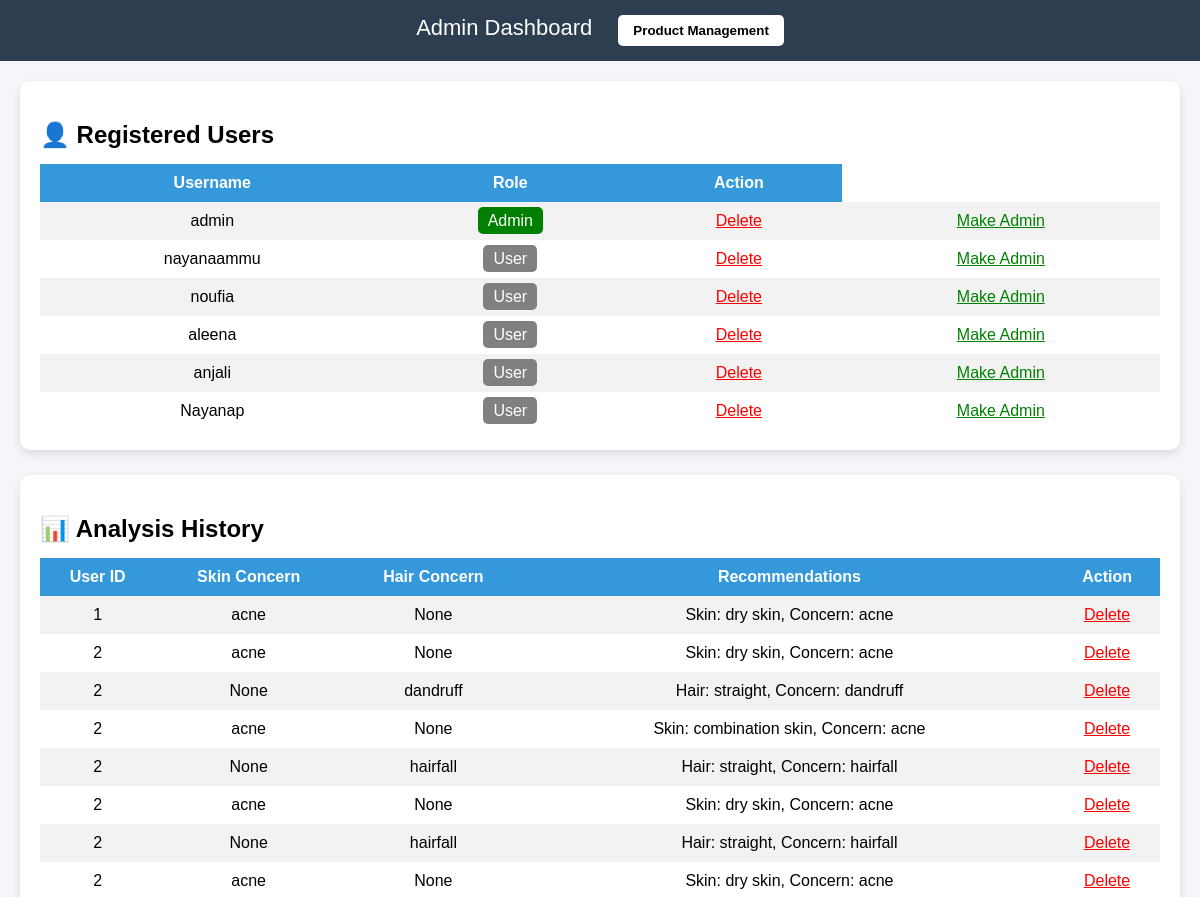
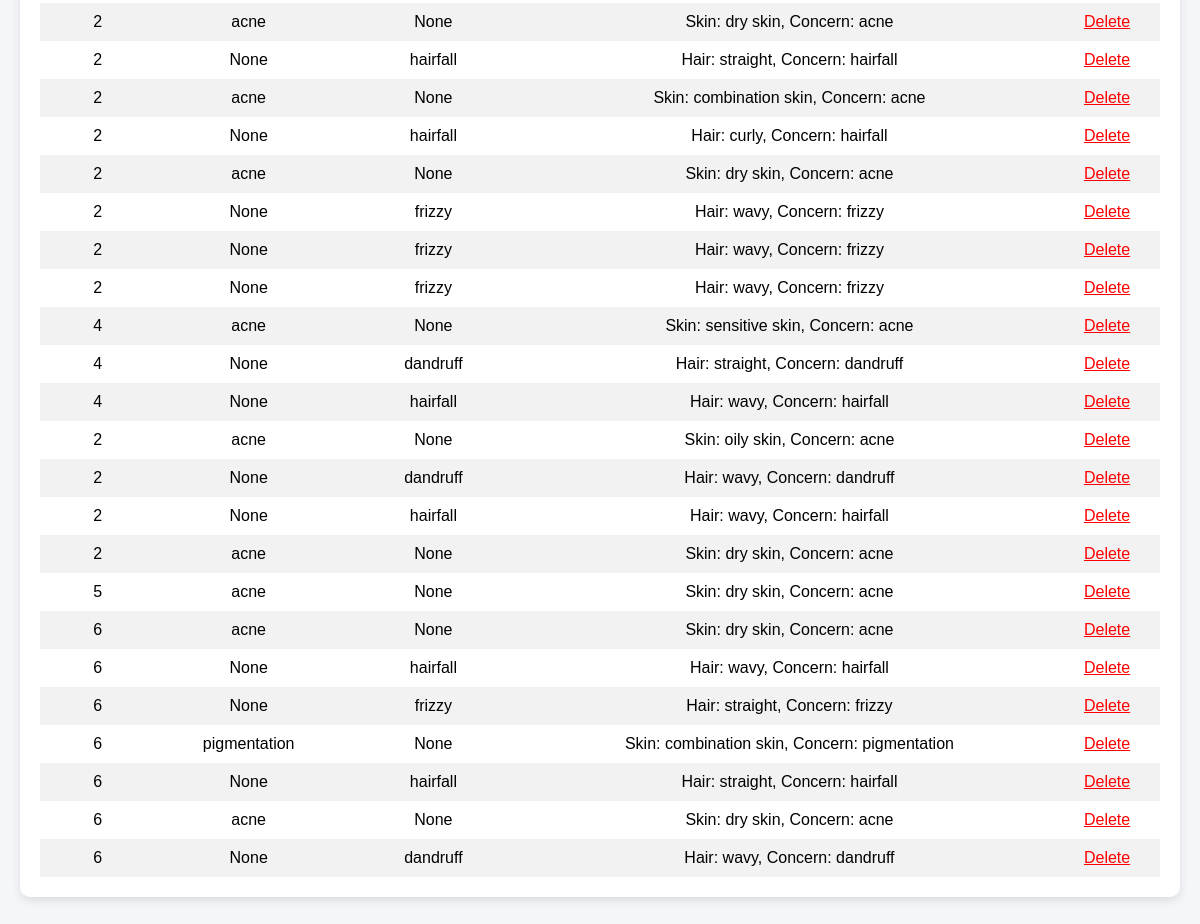
The page /admin (signed in) on the database its author committed (2 pictures, top to bottom).
### app.py (models this page shows)
class User(db.Model):
    id = db.Column(db.Integer, primary_key=True)
    username = db.Column(db.String(150), unique=True, nullable=False)
    password = db.Column(db.String(200), nullable=False)
    role = db.Column(db.String(20), nullable=False, default="user")

class Analysis(db.Model):
    id = db.Column(db.Integer, primary_key=True)
    user_id = db.Column(db.Integer, db.ForeignKey('user.id'), nullable=False)
    skin_concern = db.Column(db.String(100))
    hair_concern = db.Column(db.String(100))
    recommendations = db.Column(db.Text)
    analysis_type = db.Column(db.String(20))
    created_at = db.Column(db.DateTime, default=datetime.utcnow)

### app.py (the view)
@app.route("/admin")
def admin_dashboard():
    if "user" not in session:
        return redirect(url_for("login"))
    current_user = User.query.filter_by(username=session["user"]).first()
    if current_user.role != "admin":
        return "Access Denied"
    users = User.query.all()
    analyses = Analysis.query.all()
    return render_template("admin_dashboard.html", users=users, analyses=analyses)

### templates/admin_dashboard.html (shortened to what this page needs)
<!DOCTYPE html>
<html lang="en">
<head>
</head>
<body>
<div class="navbar">
    Admin Dashboard
    <a href="/admin/products">
        <button>
            Product Management
        </button>
    </a>
</div>
<div class="container">
    <div class="card">
        <h2>👤 Registered Users</h2>
        <table>
            <tr>
                <th>Username</th>
                <th>Role</th>
                <th>Action</th>
            </tr>
            {% for user in users %}
            <tr>
                <td>{{ user.username }}</td>
                <td>
                    {% if user.role == "admin" %}
                        <span class="badge-admin">Admin</span>
                    {% else %}
                        <span class="badge-user">User</span>
                    {% endif %}
                </td>
                <td>
                    <a href="/delete_user/{{ user.id }}" style="color:red;">Delete</a>
                </td>
                <td>
                    <a href="/make_admin/{{ user.id }}" style="color:green;">Make Admin</a>
                </td>
            </tr>
            {% endfor %}
        </table>
    </div>
    <div class="card">
        <h2>📊 Analysis History</h2>
        <table>
            <tr>
                <th>User ID</th>
                <th>Skin Concern</th>
                <th>Hair Concern</th>
                <th>Recommendations</th>
                <th>Action</th>
            </tr>
            {% for analysis in analyses %}
            <tr>
                <td>{{ analysis.user_id }}</td>
                <td>{{ analysis.skin_concern }}</td>
                <td>{{ analysis.hair_concern }}</td>
                <td>{{ analysis.recommendations }}</td>
                <td>
                   <a href="/delete_analysis/{{ analysis.id }}" style="color:red;">Delete</a>
                </td>
            </tr>
            {% endfor %}
        </table>
    </div>
</div>
</body>
</html>

### templates/admin_dashboard.html (style rules this page uses)
body { font-family: Arial, sans-serif; background: #f4f6f9; margin: 0; }
.navbar { background: #2c3e50; color: white; padding: 15px; text-align: center; font-size: 22px; }
.container { padding: 20px; }
.card { background: white; padding: 20px; margin-bottom: 25px; border-radius: 10px; box-shadow: 0 4px 10px rgba(0,0,0,0.1); }
h2 { margin-bottom: 15px; }
table { width: 100%; border-collapse: collapse; }
th { background: #3498db; color: white; padding: 10px; }
td { padding: 10px; text-align: center; }
tr:nth-child(even) { background: #f2f2f2; }
.badge-admin { background: green; color: white; padding: 5px 10px; border-radius: 5px; }
.badge-user { background: gray; color: white; padding: 5px 10px; border-radius: 5px; }
.navbar a button { margin-left: 20px; padding: 8px 15px; background-color: white; color: black; border: none; border-radius: 5px; cursor: pointer; font-weight: bold; }

### rows shown on the page
User: username "admin", role "Admin"
User: username "nayanaammu", role "User"
User: username "noufia", role "User"
User: username "aleena", role "User"
User: username "anjali", role "User"
User: username "Nayanap", role "User"
Analysis: user_id "1", skin_concern "acne", hair_concern "None", recommendations "Skin: dry skin, Concern: acne"
Analysis: user_id "2", skin_concern "acne", hair_concern "None", recommendations "Skin: dry skin, Concern: acne"
Analysis: user_id "2", skin_concern "None", hair_concern "dandruff", recommendations "Hair: straight, Concern: dandruff"
Analysis: user_id "2", skin_concern "acne", hair_concern "None", recommendations "Skin: combination skin, Concern: acne"
Analysis: user_id "2", skin_concern "None", hair_concern "hairfall", recommendations "Hair: straight, Concern: hairfall"
Analysis: user_id "2", skin_concern "acne", hair_concern "None", recommendations "Skin: dry skin, Concern: acne"
Analysis: user_id "2", skin_concern "None", hair_concern "hairfall", recommendations "Hair: straight, Concern: hairfall"
Analysis: user_id "2", skin_concern "acne", hair_concern "None", recommendations "Skin: dry skin, Concern: acne"
Analysis: user_id "2", skin_concern "acne", hair_concern "None", recommendations "Skin: dry skin, Concern: acne"
Analysis: user_id "2", skin_concern "None", hair_concern "hairfall", recommendations "Hair: straight, Concern: hairfall"
Analysis: user_id "2", skin_concern "acne", hair_concern "None", recommendations "Skin: combination skin, Concern: acne"
Analysis: user_id "2", skin_concern "None", hair_concern "hairfall", recommendations "Hair: curly, Concern: hairfall"
Analysis: user_id "2", skin_concern "acne", hair_concern "None", recommendations "Skin: dry skin, Concern: acne"
Analysis: user_id "2", skin_concern "None", hair_concern "frizzy", recommendations "Hair: wavy, Concern: frizzy"
Analysis: user_id "2", skin_concern "None", hair_concern "frizzy", recommendations "Hair: wavy, Concern: frizzy"
Analysis: user_id "2", skin_concern "None", hair_concern "frizzy", recommendations "Hair: wavy, Concern: frizzy"
Analysis: user_id "4", skin_concern "acne", hair_concern "None", recommendations "Skin: sensitive skin, Concern: acne"
Analysis: user_id "4", skin_concern "None", hair_concern "dandruff", recommendations "Hair: straight, Concern: dandruff"
Analysis: user_id "4", skin_concern "None", hair_concern "hairfall", recommendations "Hair: wavy, Concern: hairfall"
Analysis: user_id "2", skin_concern "acne", hair_concern "None", recommendations "Skin: oily skin, Concern: acne"
Analysis: user_id "2", skin_concern "None", hair_concern "dandruff", recommendations "Hair: wavy, Concern: dandruff"
Analysis: user_id "2", skin_concern "None", hair_concern "hairfall", recommendations "Hair: wavy, Concern: hairfall"
Analysis: user_id "2", skin_concern "acne", hair_concern "None", recommendations "Skin: dry skin, Concern: acne"
Analysis: user_id "5", skin_concern "acne", hair_concern "None", recommendations "Skin: dry skin, Concern: acne"
Analysis: user_id "6", skin_concern "acne", hair_concern "None", recommendations "Skin: dry skin, Concern: acne"
Analysis: user_id "6", skin_concern "None", hair_concern "hairfall", recommendations "Hair: wavy, Concern: hairfall"
Analysis: user_id "6", skin_concern "None", hair_concern "frizzy", recommendations "Hair: straight, Concern: frizzy"
Analysis: user_id "6", skin_concern "pigmentation", hair_concern "None", recommendations "Skin: combination skin, Concern: pigmentation"
Analysis: user_id "6", skin_concern "None", hair_concern "hairfall", recommendations "Hair: straight, Concern: hairfall"
Analysis: user_id "6", skin_concern "acne", hair_concern "None", recommendations "Skin: dry skin, Concern: acne"
Analysis: user_id "6", skin_concern "None", hair_concern "dandruff", recommendations "Hair: wavy, Concern: dandruff"
